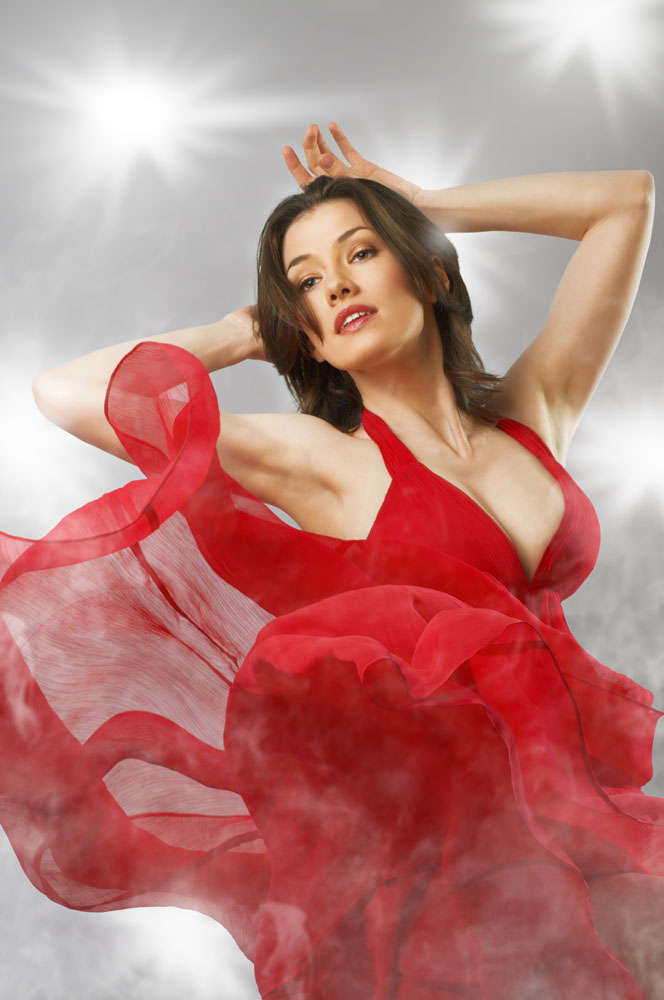
#> input picture 验证码生成/test.jpg, 664 x 1000 px
$ python pil_test2.py
#> lines starting #> are read from the running program, lines starting #| are printed output that depends on the picture
from PIL import Image

im = Image.open("test.jpg")
#> im is the input picture: PIL image 664x1000 RGB; mean R, G, B 184.6, 128.7, 124.9
out = im.point(lambda i:i*1.2+10)
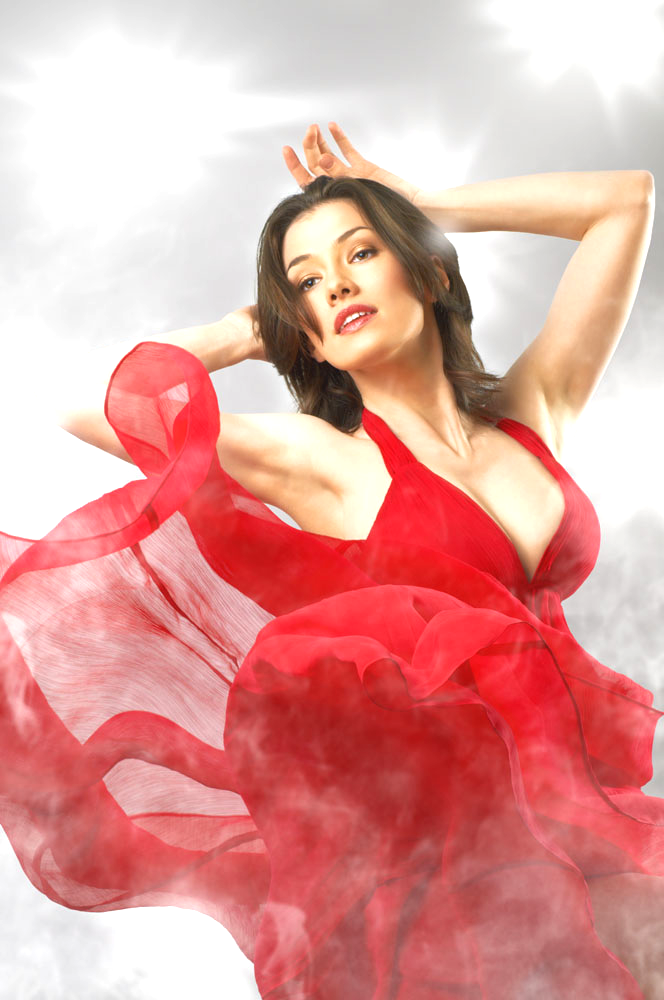
#> out: PIL image 664x1000 RGB; mean R, G, B 225.1, 160.3, 156
out.show()
# [4 lines of commented-out code are left out]
